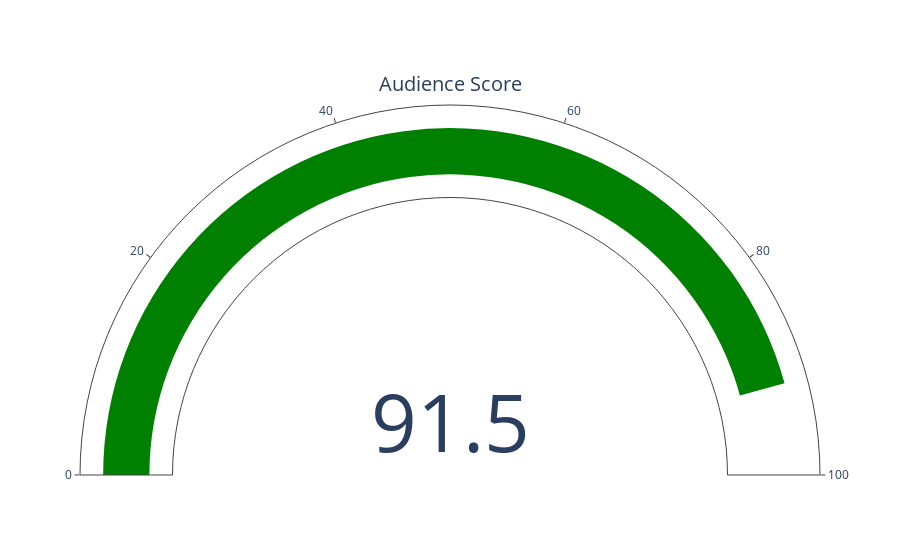

Here is the notebook cell this chart was saved with:
### Code cell
import plotly.graph_objects as go

fig = go.Figure(go.Indicator(
    mode = "gauge+number",
    value = 1892/2068*100 ,
    title = {'text': "Audience Score"},
    gauge = {'axis': {'range': [None, 100]}},
    domain = {'x': [0, 1], 'y': [0, 1]}
))

fig.show()

### Figure 1 — Plotly figure (JSON) as saved in the notebook; plotly's stock layout.template omitted (floating-point values rounded to 4 significant figures)
{"data": [{"domain": {"x": [0, 1], "y": [0, 1]}, "gauge": {"axis": {"range": [null, 100]}}, "mode": "gauge+number", "title": {"text": "Audience Score"}, "type": "indicator", "value": 91.49}], "layout": {}}
